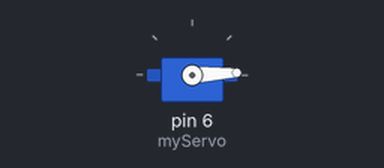
Bench run of a sketch on a simulated Arduino Uno, built with avr-gcc and run on an emulated ATmega328P. On the bench: servo.

Above: at 0.05 s.
At 1.3 s:
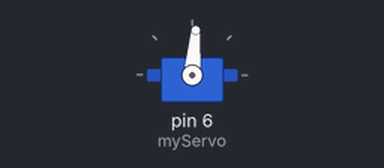
At 2.6 s:
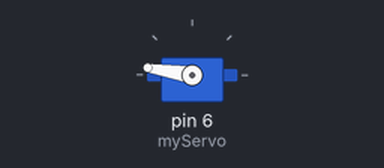
At 5.2 s:
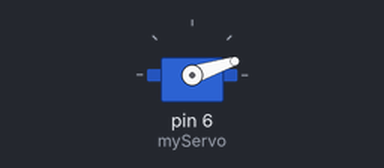
Timing chart, 0 to 7.1 s (numbered marks = the images above):
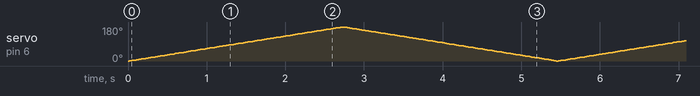

The sketch:

Servo.ino
```cpp
#include <Servo.h>

Servo myServo;

void setup() {
  myServo.attach(6);
}

void loop() {

  // Forward sweep
  for(int angle=0; angle<=180; angle++){
    myServo.write(angle);
    delay(15);
  }

  // Backward sweep
  for(int angle=180; angle>=0; angle--){
    myServo.write(angle);
    delay(15);
  }
}
```
